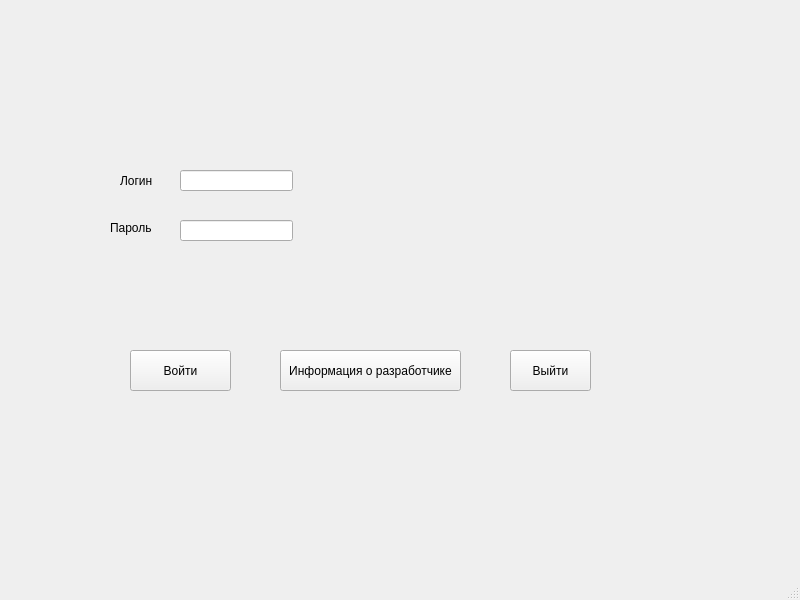
<?xml version="1.0" encoding="UTF-8"?>
<ui version="4.0">
 <class>MainWindow</class>
 <widget class="QMainWindow" name="MainWindow">
  <property name="geometry">
   <rect>
    <x>0</x>
    <y>0</y>
    <width>800</width>
    <height>600</height>
   </rect>
  </property>
  <property name="windowTitle">
   <string>MainWindow</string>
  </property>
  <widget class="QWidget" name="centralwidget">
   <widget class="QPushButton" name="creatorInfoButton">
    <property name="geometry">
     <rect>
      <x>280</x>
      <y>350</y>
      <width>181</width>
      <height>41</height>
     </rect>
    </property>
    <property name="text">
     <string>Информация о разработчике</string>
    </property>
   </widget>
   <widget class="QPushButton" name="logInButton">
    <property name="geometry">
     <rect>
      <x>130</x>
      <y>350</y>
      <width>101</width>
      <height>41</height>
     </rect>
    </property>
    <property name="text">
     <string>Войти</string>
    </property>
   </widget>
   <widget class="QPushButton" name="quitButton">
    <property name="geometry">
     <rect>
      <x>510</x>
      <y>350</y>
      <width>81</width>
      <height>41</height>
     </rect>
    </property>
    <property name="text">
     <string>Выйти</string>
    </property>
   </widget>
   <widget class="QLineEdit" name="loginLineEdit">
    <property name="geometry">
     <rect>
      <x>180</x>
      <y>170</y>
      <width>113</width>
      <height>21</height>
     </rect>
    </property>
    <property name="text">
     <string/>
    </property>
   </widget>
   <widget class="QLabel" name="loginLabel">
    <property name="geometry">
     <rect>
      <x>120</x>
      <y>170</y>
      <width>51</width>
      <height>21</height>
     </rect>
    </property>
    <property name="text">
     <string>Логин</string>
    </property>
   </widget>
   <widget class="QLabel" name="label">
    <property name="geometry">
     <rect>
      <x>110</x>
      <y>220</y>
      <width>49</width>
      <height>16</height>
     </rect>
    </property>
    <property name="text">
     <string>Пароль</string>
    </property>
   </widget>
   <widget class="QLineEdit" name="passwordLineEdit">
    <property name="geometry">
     <rect>
      <x>180</x>
      <y>220</y>
      <width>113</width>
      <height>21</height>
     </rect>
    </property>
   </widget>
  </widget>
  <widget class="QMenuBar" name="menubar">
   <property name="geometry">
    <rect>
     <x>0</x>
     <y>0</y>
     <width>800</width>
     <height>22</height>
    </rect>
   </property>
  </widget>
  <widget class="QStatusBar" name="statusbar"/>
 </widget>
 <resources/>
 <connections/>
</ui>
